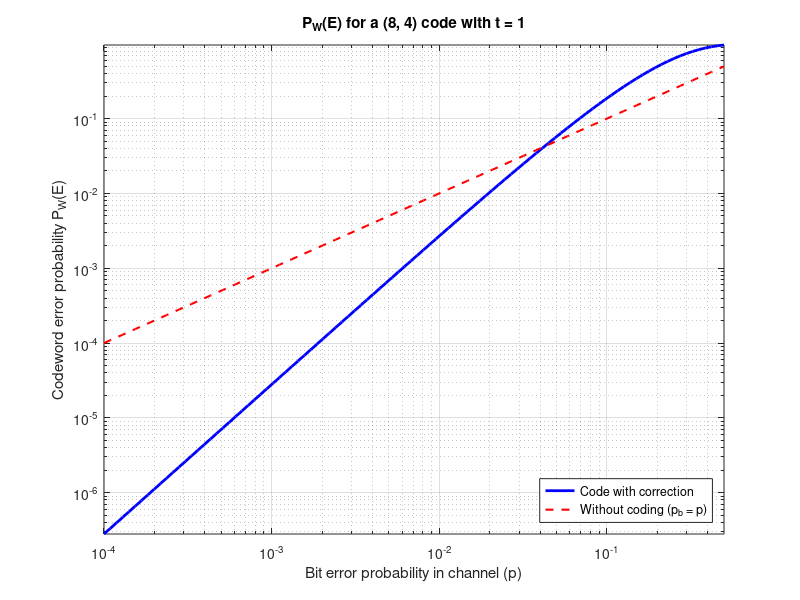
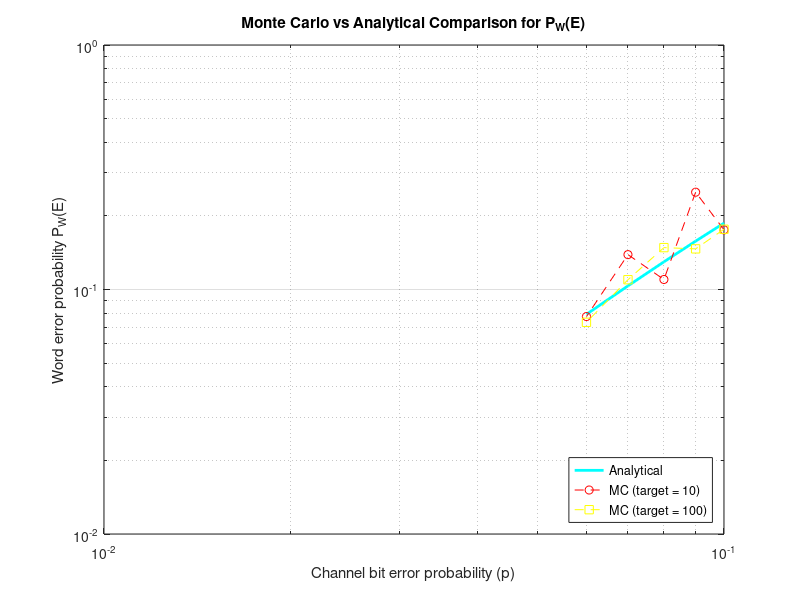

MATLAB code to generate these figures, in order:
% Exercise 4c

clc;
close all;
clear;

% the code is C(8, 4)
A = [1 1 1 0;
    0 1 1 1;
    0 0 1 1;
    1 0 0 1];

I = eye(4);  % identity matrix

G = [I A];  % systematic matrix G

% C(8, 4)
n = size(G, 2);     % taking the number of columns
k = size(G, 1);     % taking the number of rows

v = dec2bin(0:2^k-1) - '0';  

% Matrix multiplication modulo 2 generates all 2^k possible transmitted Codewords.
c = mod(v*G, 2);   

% Let's calculate the hamming weight with zeros
Hw_0 = sum(c, 2);

% and without zeros
Hw = Hw_0(Hw_0 > 0);

% minimum distance excluding zero values
dmin = min(Hw);

%% --- Determine the error-correction capability t of the new code. ---
t = (dmin - 1) / 2;

% we define S(c, t)
S = 0;
for i=0:t
    S = S + nchoosek(n, i);
end

%% --- Verify if it is perfect ---
condition = 2^k * S;

if(condition == 2^n)
    fprintf("This is a perfect code.\n")
else
    fprintf("This isn't a perfect code.\n");
end

% In fact, coding theory establishes that the only existing non-trivial binary 
% linear perfect codes are the Hamming codes (2^m - 1, 2^m - 1 - m) and the Golay code (23, 12).

% Assuming transmission over a BSC with crossover probability p and minimum Hamming distance
% decoding, derive the analytical expression for the word error probability PW(E) as a function of p.

p = logspace(-4, log10(0.5), 100);

p_corr = zeros(size(p));

for i=0:t
    p_corr = p_corr + nchoosek(n, i) .* p.^i .* (1-p).^(n - i);
end

p_word_err = 1 - p_corr;

figure;
loglog(p, p_word_err, 'b-', 'LineWidth', 2); hold on;
loglog(p, p, 'r--', 'LineWidth', 1.5); % Riferimento: trasmissione non codificata su 1 bit

grid on;
xlabel('Bit error probability in channel (p)');
ylabel('Codeword error probability P_W(E)');
title(sprintf('P_W(E) for a (%d, %d) code with t = %d', n, k, t));
legend('Code with correction', 'Without coding (p_b = p)', 'Location', 'southeast');
axis tight;

%% 4b

% Ex1 part 4 Monte Carlo simulation - Word Error Probability PW(E)
target_errors = [10, 100];     % Stop simulation upon reaching 10 or 100 word errors
rng(70);    % fixed seed
p = [0.10, 0.09, 0.08, 0.07, 0.06];
PW_E = zeros(length(target_errors), length(p));
PW_E_analytical = zeros(1, length(p));

% --- 1. MONTE CARLO SIMULATION ---
for j = 1:length(target_errors)
    for i = 1:length(p)
        word_errors = 0;        % Reset error counter for each value of p
        total_transmitted = 0;

        while word_errors < target_errors(j)
            % 4.1 Message generation and transmission over BSC
            % the codeword generated and random message doesn't influence
            % the probability word error, so we don't need them

            e = rand(1, n) < p(i);              % BSC noise pattern generation

            % 4.2 Word error condition under Minimum Distance Decoding
            % A word error occurs whenever the number of channel errors exceeds t
            num_errors = sum(e);
            if num_errors > t
                word_errors = word_errors + 1;
            end

            total_transmitted = total_transmitted + 1;
        end

        % Empirical Word Error Probability
        PW_E(j, i) = word_errors / total_transmitted;
    end
end

% --- 2. ANALYTICAL CALCULATION ---
for i = 1:length(p)
    p_val = p(i);
    pwe_sum = 0;
    % Binomial tail summation from w = t + 1 to n (more than t errors)
    %        All error patterns of weight at most t are corrected.
    %        No error pattern of weight greater than t is corrected.
    % so we use t+1
    for w = (t + 1):n       
        pwe_sum = pwe_sum + nchoosek(n, w) * (p_val^w) * ((1 - p_val)^(n - w));
    end
    PW_E_analytical(i) = pwe_sum;
end

% --- 3. COMPARISON PLOT ---
figure;
loglog(p, PW_E_analytical, 'c-', 'LineWidth', 2, 'DisplayName', 'Analytical'); hold on;
loglog(p, PW_E(1, :), 'r--o', 'DisplayName', sprintf('MC (target = %d)', target_errors(1)));
loglog(p, PW_E(2, :), 'y--s', 'DisplayName', sprintf('MC (target = %d)', target_errors(2)));
grid on;
xlabel('Channel bit error probability (p)');
ylabel('Word error probability P_W(E)');
title('Monte Carlo vs Analytical Comparison for P_W(E)');
legend('Location', 'southeast');
